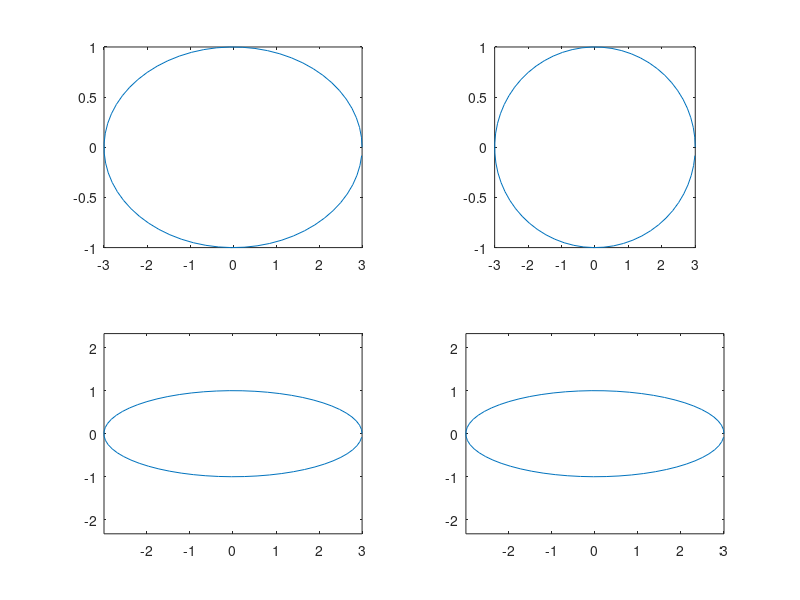

Reproduce this figure in MATLAB.
% 05 25
clc
clear

t = 0:0.1:2 * pi; x = 3 * cos(t); y = sin(t);
subplot(2, 2, 1); plot(x, y); axis normal
subplot(2, 2, 2); plot(x, y); axis square
subplot(2, 2, 3); plot(x, y); axis equal
subplot(2, 2, 4); plot(x, y); axis equal tight
